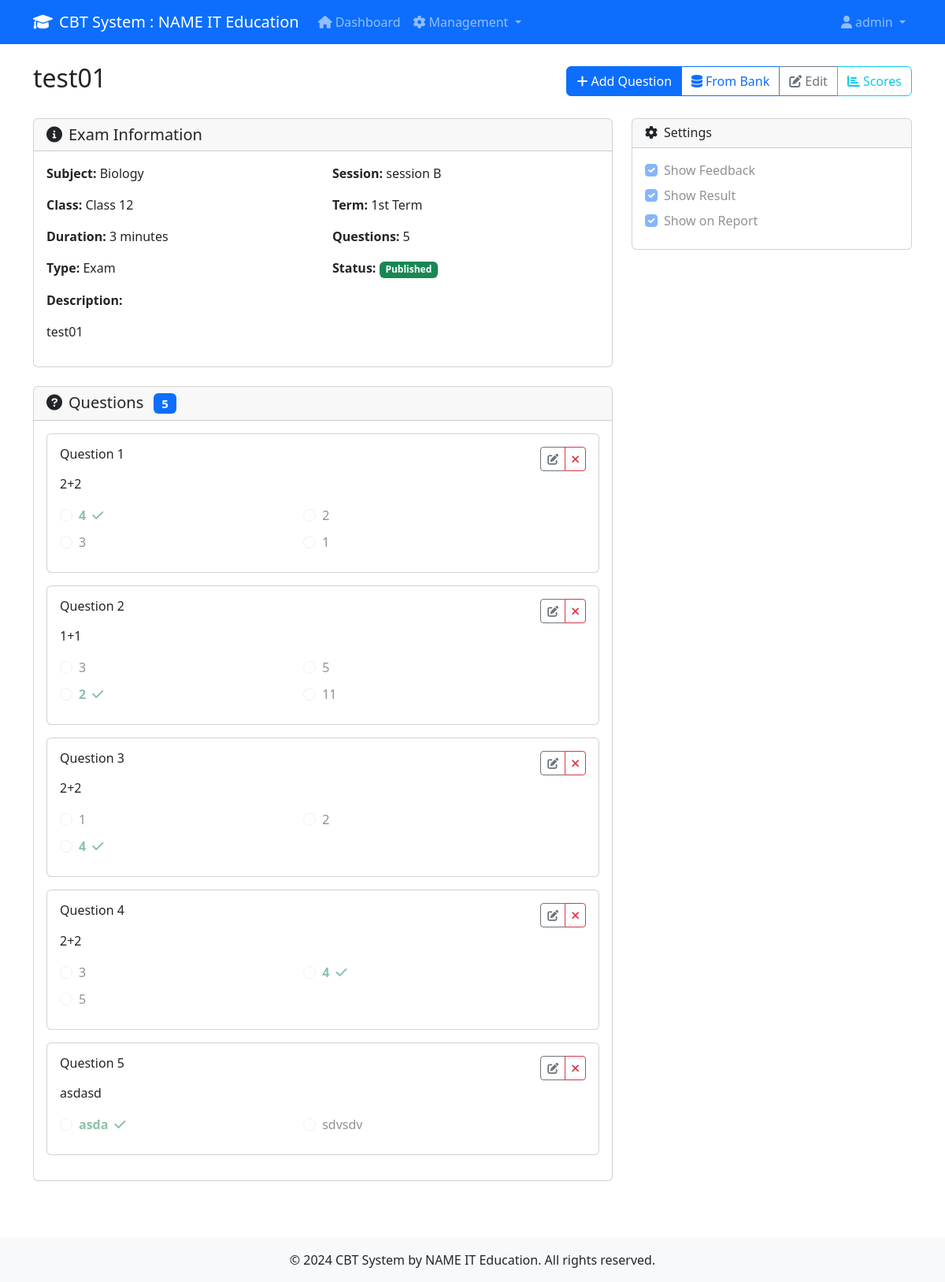
The app's page /exam/exams/14/detail/ (signed in) with its own data.
### project/apps/core/models.py (models this page shows, shortened)
class User(AbstractUser):
    gender = models.CharField(choices=Gender.GENDER_CHOICES, max_length=10, blank=True)
    is_active = models.BooleanField(default=True)
    student_class = models.ForeignKey(
        "StudentClass", on_delete=models.SET_NULL, null=True, blank=True
    )

class Subject(models.Model):
    name = models.CharField(max_length=200, unique=True)
    class Meta:
        ordering = ["name"]

class StudentClass(models.Model):
    name = models.CharField(max_length=200, unique=True)
    class Meta:
        verbose_name = "Class"
        verbose_name_plural = "Classes"
        ordering = ["name"]

class AcademicSession(models.Model):
    name = models.CharField(max_length=200, unique=True)
    class Meta:
        ordering = ["name"]

class AcademicTerm(models.Model):
    name = models.CharField(max_length=200, unique=True)
    class Meta:
        ordering = ["name"]

### project/apps/exam/models.py (models this page shows, shortened)
class Exam(models.Model):
    EXAM_TYPE_CHOICES = [
        ("ca2", "CA 2"),
        ("exam", "Exam"),
    ]
    title = models.CharField(max_length=200)
    class_group = models.ForeignKey(StudentClass, on_delete=models.CASCADE)
    session = models.ForeignKey(AcademicSession, on_delete=models.CASCADE)
    term = models.ForeignKey(AcademicTerm, on_delete=models.CASCADE)
    subject = models.ForeignKey(Subject, on_delete=models.CASCADE)
    exam_type = models.CharField(max_length=100, choices=EXAM_TYPE_CHOICES)
    duration = models.IntegerField(help_text="Number of minutes.")
    choices_per_question = models.IntegerField(
        help_text="Number of choices per question.", default=4
    )
    number_of_questions = models.IntegerField(default=10)
    author = models.ForeignKey(
        settings.AUTH_USER_MODEL, on_delete=models.CASCADE,
    )
    published = models.BooleanField(default=True)
    show_feedback = models.BooleanField(default=True)
    show_result = models.BooleanField(default=True)
    show_on_report = models.BooleanField(default=True)
    description = models.TextField()
    created = models.DateTimeField(auto_now_add=True)
    updated = models.DateTimeField(auto_now=True)
    questions = models.ManyToManyField(Question, blank=True)
    class Meta:
        ordering = ["-published", "-created"]
    @property
    def question_count(self):
        return self.questions.count()

class Question(models.Model):
    subject = models.ForeignKey(Subject, on_delete=models.CASCADE)
    class_group = models.ForeignKey(StudentClass, on_delete=models.CASCADE)
    question = models.TextField()
    author = models.ForeignKey(User, on_delete=models.SET_NULL, null=True, blank=True)
    class Meta:
        ordering = ["id"]

class Choice(models.Model):
    question = models.ForeignKey(Question, on_delete=models.CASCADE)
    body = models.TextField()
    is_correct = models.BooleanField(default=False)

### project/apps/exam/views.py (the view)
# urls.py: path("exams/<int:pk>/detail/", views.ExamDetailView.as_view(), name="exam-detail"),
class ExamDetailView(LoginRequiredMixin, DetailView):
    model = Exam
    template_name = "exam/exam_detail.html"
    def get_context_data(self, **kwargs):
        context = super().get_context_data(**kwargs)
        exam = self.get_object()
        context["questions"] = exam.questions.all().prefetch_related('choice_set')
        return context

### project/templates/exam/exam_detail.html (shortened to what this page needs)
{% extends 'base.html' %}
{% block content %}
<div class="container">
    <div class="row">
        <div class="col-12">
            <div class="d-flex justify-content-between align-items-center mb-4">
                <h2>{{ exam.title }}</h2>
                {% if user.is_staff or user.is_superuser %}
                    <div class="btn-group" role="group">
                        <a href="{% url 'add-question' exam.id %}" class="btn btn-primary">
                            <i class="fas fa-plus me-1"></i>Add Question
                        </a>
                        <a href="{% url 'add-question-from-bank' exam.id %}" class="btn btn-outline-primary">
                            <i class="fas fa-database me-1"></i>From Bank
                        </a>
                        <a href="{% url 'exam-update' exam.id %}" class="btn btn-outline-secondary">
                            <i class="fas fa-edit me-1"></i>Edit
                        </a>
                        <a href="{% url 'scores' exam.id %}" class="btn btn-outline-info">
                            <i class="fas fa-chart-bar me-1"></i>Scores
                        </a>
                    </div>
                {% endif %}
            </div>
        </div>
    </div>
    <div class="row">
        <div class="col-md-8">
            <div class="card">
                <div class="card-header">
                    <h5 class="mb-0">
                        <i class="fas fa-info-circle me-2"></i>Exam Information
                    </h5>
                </div>
                <div class="card-body">
                    <div class="row">
                        <div class="col-md-6">
                            <p><strong>Subject:</strong> {{ exam.subject.name }}</p>
                            <p><strong>Class:</strong> {{ exam.class_group.name }}</p>
                            <p><strong>Duration:</strong> {{ exam.duration }} minutes</p>
                            <p><strong>Type:</strong> {{ exam.get_exam_type_display }}</p>
                        </div>
                        <div class="col-md-6">
                            <p><strong>Session:</strong> {{ exam.session.name }}</p>
                            <p><strong>Term:</strong> {{ exam.term.name }}</p>
                            <p><strong>Questions:</strong> {{ exam.question_count }}</p>
                            <p><strong>Status:</strong>
                                {% if exam.published %}
                                    <span class="badge bg-success">Published</span>
                                {% else %}
                                    <span class="badge bg-warning">Draft</span>
                                {% endif %}
                            </p>
                        </div>
                    </div>
                    <div class="row">
                        <div class="col-12">
                            <p><strong>Description:</strong></p>
                            <p>{{ exam.description|linebreaks }}</p>
                        </div>
                    </div>
                </div>
            </div>
            {% if questions %}
                <div class="card mt-4">
                    <div class="card-header">
                        <h5 class="mb-0">
                            <i class="fas fa-question-circle me-2"></i>Questions
                            <span class="badge bg-primary ms-2">{{ questions.count }}</span>
                        </h5>
                    </div>
                    <div class="card-body">
                        {% for question in questions %}
                            <div class="card mb-3">
                                <div class="card-body">
                                    <div class="d-flex justify-content-between align-items-start">
                                        <div class="flex-grow-1">
                                            <h6 class="card-title">Question {{ forloop.counter }}</h6>
                                            <p class="card-text">{{ question.question|linebreaks }}</p>
                                            <div class="row">
                                                {% for choice in question.choice_set.all %}
                                                    <div class="col-md-6 mb-2">
                                                        <div class="form-check">
                                                            <input class="form-check-input" type="radio" disabled>
                                                            <label class="form-check-label {% if choice.is_correct %}text-success fw-bold{% endif %}">
                                                                {{ choice.body }}
                                                                {% if choice.is_correct %}
                                                                    <i class="fas fa-check text-success ms-1"></i>
                                                                {% endif %}
                                                            </label>
                                                        </div>
                                                    </div>
                                                {% endfor %}
                                            </div>
                                        </div>
                                        {% if user.is_staff or user.is_superuser %}
                                            <div class="btn-group btn-group-sm ms-3" role="group">
                                                <a href="{% url 'examquestion-update' question.id exam.id %}" class="btn btn-outline-secondary" title="Edit">
                                                    <i class="fas fa-edit"></i>
                                                </a>
                                                <a href="{% url 'remove-question' question.id exam.id %}" class="btn btn-outline-danger" title="Remove">
                                                    <i class="fas fa-times"></i>
                                                </a>
                                            </div>
                                        {% endif %}
                                    </div>
                                </div>
                            </div>
                        {% endfor %}
                    </div>
                </div>
            {% endif %}
        </div>
        <div class="col-md-4">
            <div class="card">
                <div class="card-header">
                    <h6 class="mb-0">
                        <i class="fas fa-cog me-2"></i>Settings
                    </h6>
                </div>
                <div class="card-body">
                    <div class="form-check mb-2">
                        <input class="form-check-input" type="checkbox" {% if exam.show_feedback %}checked{% endif %} disabled>
                        <label class="form-check-label">Show Feedback</label>
                    </div>
                    <div class="form-check mb-2">
                        <input class="form-check-input" type="checkbox" {% if exam.show_result %}checked{% endif %} disabled>
                        <label class="form-check-label">Show Result</label>
                    </div>
                    <div class="form-check mb-2">
                        <input class="form-check-input" type="checkbox" {% if exam.show_on_report %}checked{% endif %} disabled>
                        <label class="form-check-label">Show on Report</label>
                    </div>
                </div>
            </div>
        </div>
    </div>
</div>
{% endblock %}

### project/templates/base.html (shortened to what this page needs)
<!DOCTYPE html>
<html lang="en">
<head>
    <link href="https://cdn.jsdelivr.net/npm/bootstrap@5.3.0/dist/css/bootstrap.min.css" rel="stylesheet">
    <link rel="stylesheet" href="https://cdnjs.cloudflare.com/ajax/libs/font-awesome/6.0.0/css/all.min.css">
</head>
<body>
    <nav class="navbar navbar-expand-lg navbar-dark bg-primary">
        <div class="container">
            <a class="navbar-brand" href="{% url 'dashboard' %}">
                <i class="fas fa-graduation-cap me-2"></i>CBT System : NAME IT Education
            </a>
            <div class="collapse navbar-collapse" id="navbarNav">
                <ul class="navbar-nav me-auto">
                    {% if user.is_authenticated %}
                        <li class="nav-item">
                            <a class="nav-link" href="{% url 'dashboard' %}">
                                <i class="fas fa-home me-1"></i>Dashboard
                            </a>
                        </li>
                        {% if user.is_staff or user.is_superuser %}
                            <li class="nav-item dropdown">
                                <a class="nav-link dropdown-toggle" href="#" role="button" data-bs-toggle="dropdown">
                                    <i class="fas fa-cog me-1"></i>Management
                                </a>
                            </li>
                        {% else %}
                            <li class="nav-item">
                                <a class="nav-link" href="{% url 'myexams' %}">
                                    <i class="fas fa-clipboard-list me-1"></i>My Exams
                                </a>
                            </li>
                        {% endif %}
                    {% endif %}
                </ul>
                <ul class="navbar-nav">
                    {% if user.is_authenticated %}
                        <li class="nav-item dropdown">
                            <a class="nav-link dropdown-toggle" href="#" role="button" data-bs-toggle="dropdown">
                                <i class="fas fa-user me-1"></i>{{ user.get_full_name|default:user.username }}
                            </a>
                        </li>
                    {% else %}
                        <li class="nav-item">
                            <a class="nav-link" href="{% url 'login' %}">
                                <i class="fas fa-sign-in-alt me-1"></i>Login
                            </a>
                        </li>
                    {% endif %}
                </ul>
            </div>
        </div>
    </nav>
    <main class="container-fluid py-4">
        {% block content %}{% endblock %}
    </main>
    <footer class="bg-light text-center py-3 mt-5">
        <div class="container">
            <p class="mb-0">&copy; 2024 CBT System by NAME IT Education. All rights reserved.</p>
        </div>
    </footer>
</body>
</html>

### records on screen
User: get_full_name "admin"
Exam: title "test01", subject.name "Biology", class_group.name "Class 12", duration "3", exam_type "Exam", session.name "session B", term.name "1st Term", question_count "5", description "test01", show_feedback "☑", show_result "☑", show_on_report "☑"
Question: question "2+2"
Choice: body "4", is_correct True (drawn)
Choice: body "2"
Choice: body "3"
Choice: body "1"
Question: question "1+1"
Choice: body "3"
Choice: body "5"
Choice: body "2", is_correct True (drawn)
Choice: body "11"
Question: question "2+2"
Choice: body "1"
Choice: body "2"
Choice: body "4", is_correct True (drawn)
Question: question "2+2"
Choice: body "3"
Choice: body "4", is_correct True (drawn)
Choice: body "5"
Question: question "asdasd"
Choice: body "asda", is_correct True (drawn)
Choice: body "sdvsdv"

### other values on screen
{{ questions.count }} "5"
